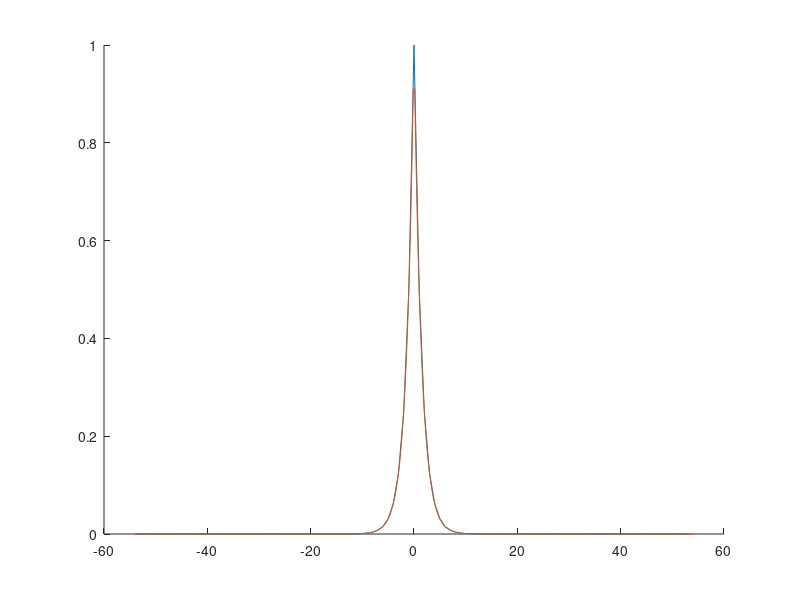

The MATLAB source for this figure:
f = @(x)(3./(5-4.*cos(x)));
points = (0:1:107)*2*pi/108;
y = zeros(108,1);
for i = 1:108
    y(i) = f(points(i));
end

yhat = fft(y)/108;
yhattranspose = zeros(108,1);
for i = 1:54
    yhattranspose(54+i) = yhat(i);
    yhattranspose(i) = yhat(i+54);
end
k = (-54:1:53);
guess = @(x)(2.^(-abs(x)));
kguess = linspace(-54,54,400);

hold on
plot(k,yhattranspose)
plot(kguess,guess(kguess))

